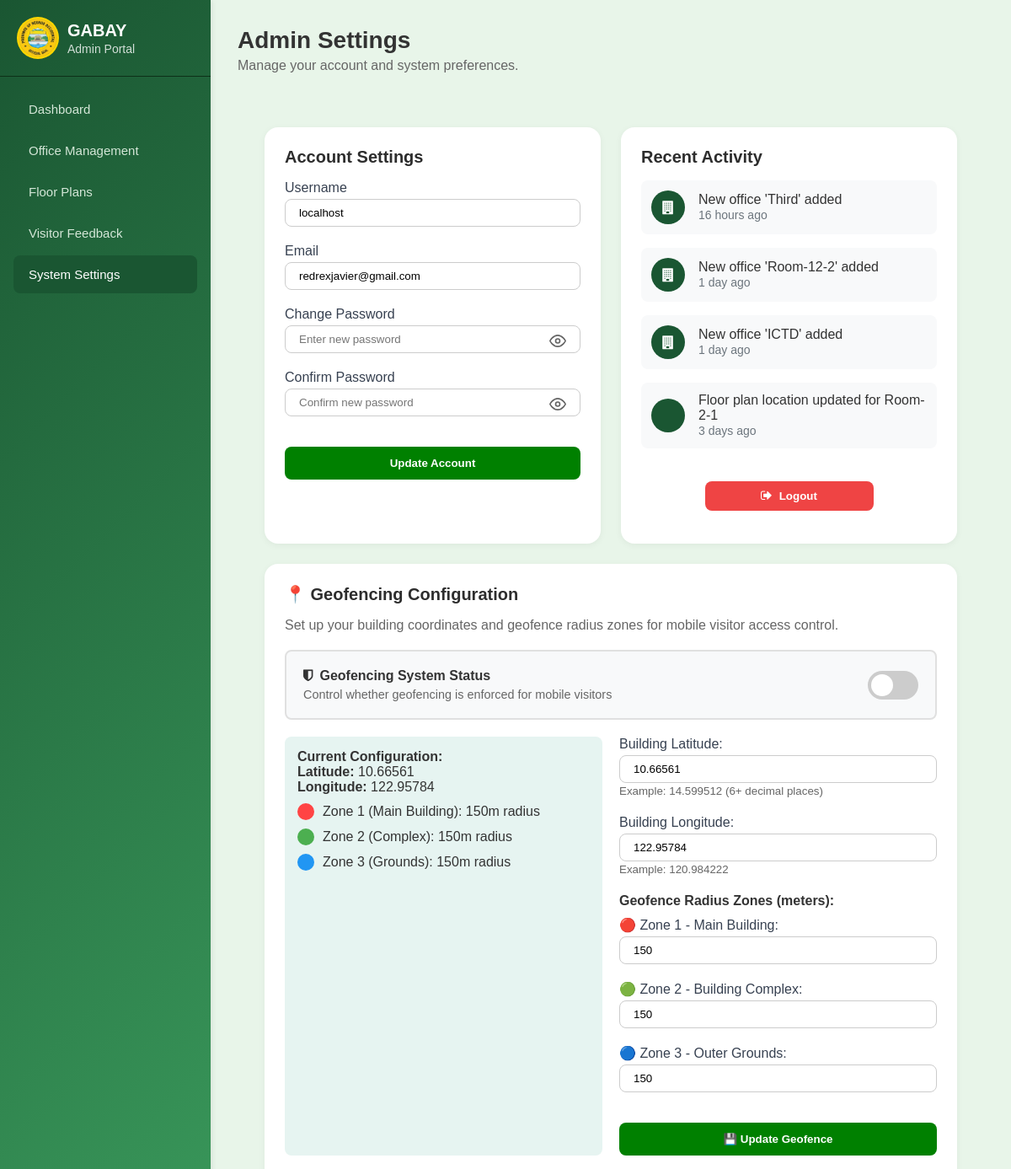
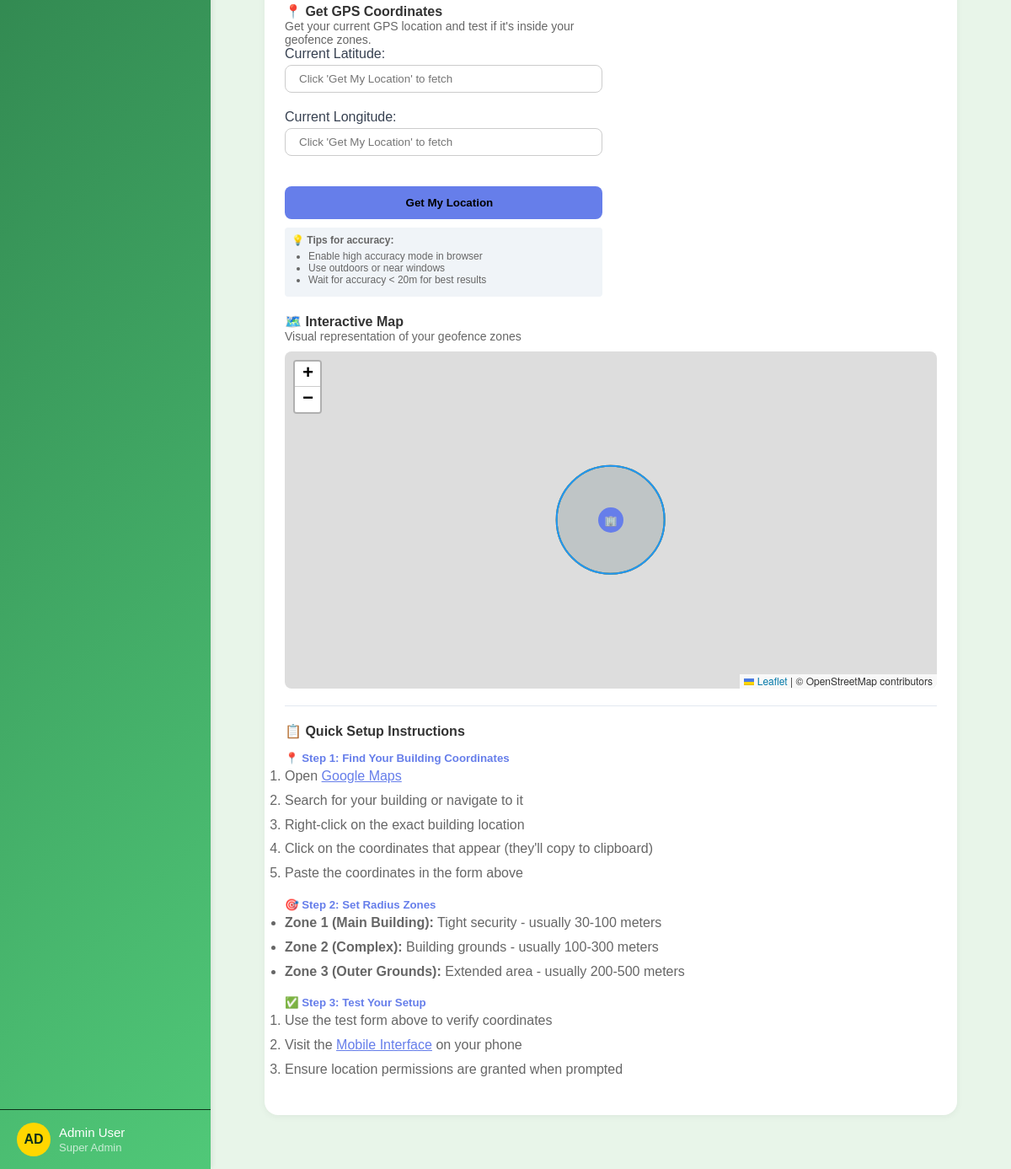
/systemSettings.php (signed in), run on the app's committed database (2 pictures, top to bottom).
### tables this page shows
CREATE TABLE `activities` (
  `id` int(11) NOT NULL,
  `activity_type` varchar(50) NOT NULL,
  `activity_text` varchar(255) NOT NULL,
  `qr_monitoring_data` longtext DEFAULT NULL CHECK (json_valid(`qr_monitoring_data`)),
  `created_at` timestamp NOT NULL DEFAULT current_timestamp(),
  `office_id` int(11) DEFAULT NULL,
  `admin_id` int(11) DEFAULT NULL
);

### systemSettings.php (the view, shortened to what the rows shown need)
<?php
include("connect_db.php");
$stmt = $connect->prepare("SELECT * FROM admin WHERE id = ? LIMIT 1");
$stmt->execute([$_SESSION['admin_id']]);
$admin = $stmt->fetch(PDO::FETCH_ASSOC);
$activityStmt = $connect->prepare("
    SELECT a.*, o.name as office_name,
    TIMESTAMPDIFF(SECOND, a.created_at, NOW()) as seconds_ago,
    TIMESTAMPDIFF(MINUTE, a.created_at, NOW()) as minutes_ago,
    TIMESTAMPDIFF(HOUR, a.created_at, NOW()) as hours_ago,
    TIMESTAMPDIFF(DAY, a.created_at, NOW()) as days_ago
    FROM activities a
    LEFT JOIN offices o ON a.office_id = o.id
    ORDER BY a.created_at DESC
    LIMIT 4
");
$activityStmt->execute();
$activities = $activityStmt->fetchAll(PDO::FETCH_ASSOC);
function getTimeAgo($activity) {
    if ($activity['seconds_ago'] < 60) {
        return "just now";
    } elseif ($activity['minutes_ago'] < 60) {
        $mins = $activity['minutes_ago'];
        return $mins . " minute" . ($mins > 1 ? "s" : "") . " ago";
    } elseif ($activity['hours_ago'] < 24) {
        $hours = $activity['hours_ago'];
        return $hours . " hour" . ($hours > 1 ? "s" : "") . " ago";
    } else {
        $days = $activity['days_ago'];
        return $days . " day" . ($days > 1 ? "s" : "") . " ago";
    }
}
function getActivityIcon($type) {
    switch ($type) {
        case 'office':
            return 'fa-building';
        case 'file':
            return 'fa-map-location-dot';
    }
}
?>
<!DOCTYPE html>
<html lang="en">
<head>
  <link rel="stylesheet" href="systemSetting.css" />
  <link rel="stylesheet" href="assets/css/system-fonts.css" />
  <link rel="stylesheet" href="https://unpkg.com/leaflet@1.9.4/dist/leaflet.css">
  <link rel="stylesheet" href="https://cdnjs.cloudflare.com/ajax/libs/font-awesome/4.7.0/css/font-awesome.min.css">
  <link rel="stylesheet" href="mobileNav.css" />
</head>
<body>
  <div class="container">
    <aside class="sidebar">
      <div class="sidebar-header">
        <div>
          <h1>GABAY</h1>
        </div>
      </div>
    </aside>
    <main class="main-content">
      <header class="header">
        <div>
          <h2>Admin Settings</h2>
        </div>
      </header>
      <div class="gabay-main-content">
        <div class="gabay-grid">
          <form id="accountSettingsForm" class="gabay-card">
            <div class="gabay-form-group">
              <label>Username</label>
              <input type="text" name="username" id="username" value="<?= htmlspecialchars($admin['username']) ?>" required />
            </div>
            <div class="gabay-form-group">
              <label>Email</label>
              <input type="email" name="email" id="email" value="<?= htmlspecialchars($admin['email']) ?>" required />
            </div>
          </form>
          <div class="gabay-card">
            <div class="activity-list" id="activityList">
              <?php foreach ($activities as $activity): ?>
                <div class="activity-item">
                  <div class="activity-icon">
                    <i class="fa <?php echo getActivityIcon($activity['activity_type']); ?>"></i>
                  </div>
                  <div class="activity-details">
                    <p class="activity-text"><?php echo htmlspecialchars($activity['activity_text']); ?></p>
                    <span class="activity-time"><?php echo getTimeAgo($activity); ?></span>
                  </div>
                </div>
              <?php endforeach; ?>
            </div>
          </div>
        </div>
      </div>
    </main>
  </div>
</body>
</html>

### data on the page
activities: activity_text "New office 'Third' added", activity "16 hours ago"
activities: activity_text "New office 'Room-12-2' added", activity "1 day ago"
activities: activity_text "New office 'ICTD' added", activity "1 day ago"
activities: activity_text "Floor plan location updated for Room-2-1", activity "3 days ago"

### other printed values
$currentLat "10.66561"
$currentLng "122.95784"
$currentRadius1 "150"
$currentRadius2 "150"
$currentRadius3 "150"
